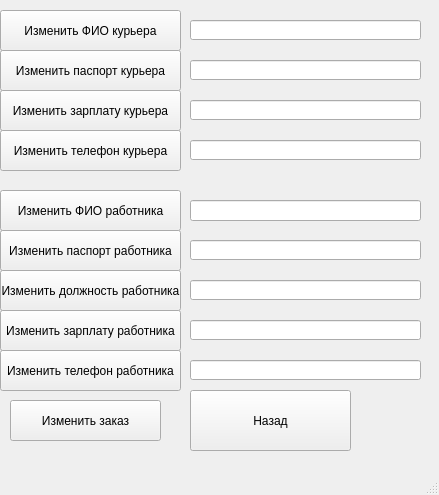
<?xml version="1.0" encoding="UTF-8"?>
<ui version="4.0">
 <class>ChangeWindow</class>
 <widget class="QMainWindow" name="ChangeWindow">
  <property name="geometry">
   <rect>
    <x>0</x>
    <y>0</y>
    <width>439</width>
    <height>495</height>
   </rect>
  </property>
  <property name="windowTitle">
   <string>MainWindow</string>
  </property>
  <widget class="QWidget" name="centralwidget">
   <widget class="QPushButton" name="pushButton_3">
    <property name="geometry">
     <rect>
      <x>0</x>
      <y>50</y>
      <width>181</width>
      <height>41</height>
     </rect>
    </property>
    <property name="text">
     <string>Изменить паспорт курьера</string>
    </property>
   </widget>
   <widget class="QPushButton" name="pushButton_4">
    <property name="geometry">
     <rect>
      <x>0</x>
      <y>130</y>
      <width>181</width>
      <height>41</height>
     </rect>
    </property>
    <property name="text">
     <string>Изменить телефон курьера</string>
    </property>
   </widget>
   <widget class="QPushButton" name="pushButton_5">
    <property name="geometry">
     <rect>
      <x>0</x>
      <y>90</y>
      <width>181</width>
      <height>41</height>
     </rect>
    </property>
    <property name="text">
     <string>Изменить зарплату курьера</string>
    </property>
   </widget>
   <widget class="QPushButton" name="pushButton_6">
    <property name="geometry">
     <rect>
      <x>0</x>
      <y>230</y>
      <width>181</width>
      <height>41</height>
     </rect>
    </property>
    <property name="text">
     <string>Изменить паспорт работника</string>
    </property>
   </widget>
   <widget class="QPushButton" name="pushButton_7">
    <property name="geometry">
     <rect>
      <x>0</x>
      <y>350</y>
      <width>181</width>
      <height>41</height>
     </rect>
    </property>
    <property name="text">
     <string>Изменить телефон работника</string>
    </property>
   </widget>
   <widget class="QPushButton" name="pushButton_8">
    <property name="geometry">
     <rect>
      <x>0</x>
      <y>310</y>
      <width>181</width>
      <height>41</height>
     </rect>
    </property>
    <property name="text">
     <string>Изменить зарплату работника</string>
    </property>
   </widget>
   <widget class="QPushButton" name="pushButton_9">
    <property name="geometry">
     <rect>
      <x>0</x>
      <y>270</y>
      <width>181</width>
      <height>41</height>
     </rect>
    </property>
    <property name="text">
     <string>Изменить должность работника</string>
    </property>
   </widget>
   <widget class="QPushButton" name="pushButton_11">
    <property name="geometry">
     <rect>
      <x>0</x>
      <y>10</y>
      <width>181</width>
      <height>41</height>
     </rect>
    </property>
    <property name="text">
     <string>Изменить ФИО курьера</string>
    </property>
   </widget>
   <widget class="QPushButton" name="pushButton_12">
    <property name="geometry">
     <rect>
      <x>0</x>
      <y>190</y>
      <width>181</width>
      <height>41</height>
     </rect>
    </property>
    <property name="text">
     <string>Изменить ФИО работника</string>
    </property>
   </widget>
   <widget class="QPushButton" name="pushButton_13">
    <property name="geometry">
     <rect>
      <x>10</x>
      <y>400</y>
      <width>151</width>
      <height>41</height>
     </rect>
    </property>
    <property name="text">
     <string>Изменить заказ</string>
    </property>
   </widget>
   <widget class="QPushButton" name="pushButton_14">
    <property name="geometry">
     <rect>
      <x>190</x>
      <y>390</y>
      <width>161</width>
      <height>61</height>
     </rect>
    </property>
    <property name="text">
     <string>Назад</string>
    </property>
   </widget>
   <widget class="QLineEdit" name="lineEdit">
    <property name="geometry">
     <rect>
      <x>190</x>
      <y>200</y>
      <width>231</width>
      <height>21</height>
     </rect>
    </property>
   </widget>
   <widget class="QLineEdit" name="lineEdit_2">
    <property name="geometry">
     <rect>
      <x>190</x>
      <y>240</y>
      <width>231</width>
      <height>20</height>
     </rect>
    </property>
   </widget>
   <widget class="QLineEdit" name="lineEdit_3">
    <property name="geometry">
     <rect>
      <x>190</x>
      <y>280</y>
      <width>231</width>
      <height>20</height>
     </rect>
    </property>
   </widget>
   <widget class="QLineEdit" name="lineEdit_4">
    <property name="geometry">
     <rect>
      <x>190</x>
      <y>320</y>
      <width>231</width>
      <height>20</height>
     </rect>
    </property>
   </widget>
   <widget class="QLineEdit" name="lineEdit_5">
    <property name="geometry">
     <rect>
      <x>190</x>
      <y>360</y>
      <width>231</width>
      <height>20</height>
     </rect>
    </property>
   </widget>
   <widget class="QLineEdit" name="lineEdit_6">
    <property name="geometry">
     <rect>
      <x>190</x>
      <y>20</y>
      <width>231</width>
      <height>20</height>
     </rect>
    </property>
   </widget>
   <widget class="QLineEdit" name="lineEdit_7">
    <property name="geometry">
     <rect>
      <x>190</x>
      <y>60</y>
      <width>231</width>
      <height>20</height>
     </rect>
    </property>
   </widget>
   <widget class="QLineEdit" name="lineEdit_8">
    <property name="geometry">
     <rect>
      <x>190</x>
      <y>100</y>
      <width>231</width>
      <height>20</height>
     </rect>
    </property>
   </widget>
   <widget class="QLineEdit" name="lineEdit_9">
    <property name="geometry">
     <rect>
      <x>190</x>
      <y>140</y>
      <width>231</width>
      <height>20</height>
     </rect>
    </property>
   </widget>
  </widget>
  <widget class="QMenuBar" name="menubar">
   <property name="geometry">
    <rect>
     <x>0</x>
     <y>0</y>
     <width>439</width>
     <height>21</height>
    </rect>
   </property>
  </widget>
  <widget class="QStatusBar" name="statusbar"/>
 </widget>
 <resources/>
 <connections/>
</ui>
